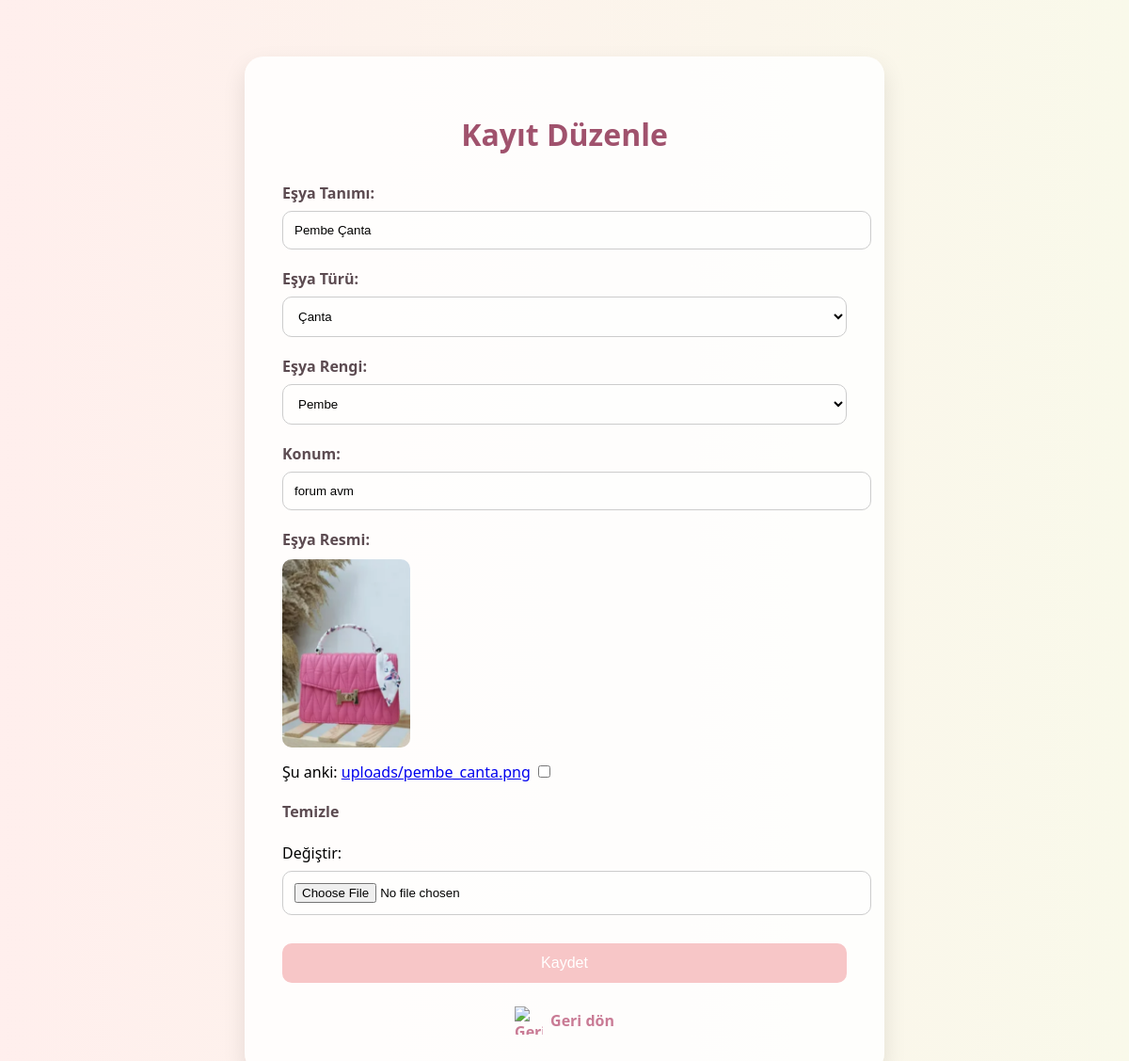
The page /kayit/1/duzenle/ (signed in) on the database its author committed.
### kayip_esya/models.py (models this page shows, shortened)
class Kayit(models.Model):
    TUR_SECIMLERI = [
        ('canta', 'Çanta'),
        ('telefon', 'Telefon'),
        ('cuzdan', 'Cüzdan'),
        ('anahtar', 'Anahtar'),
        ('gozluk', 'Gözlük'),
        ('diger', 'Diğer'),
    ]
    RENK_SECIMLERI = [
        ('siyah', 'Siyah'),
        ('beyaz', 'Beyaz'),
        ('mavi', 'Mavi'),
        ('kirmizi', 'Kırmızı'),
        ('yesil', 'Yeşil'),
        ('sari', 'Sarı'),
        ('mor', 'Mor'),
        ('pembe', 'Pembe'),
        ('gri', 'Gri'),
        ('diger', 'Diğer'),
    ]
    KAYIT_TURU_CHOICES = [
        ('kaybettim', 'Kaybettim'),
        ('buldum', 'Buldum'),
        ('bulundu', 'Bulundu'),
    ]
    user = models.ForeignKey(settings.AUTH_USER_MODEL, on_delete=models.CASCADE) # 🧍 kullanıcı alanı
    tanim = models.CharField(max_length=255, verbose_name="Eşya Tanımı")
    tur = models.CharField(max_length=50, choices=TUR_SECIMLERI, verbose_name="Eşya Türü", default='Seçiniz')
    renk = models.CharField(max_length=50, choices=RENK_SECIMLERI, verbose_name="Eşya Rengi", default='Seçiniz')
    konum = models.CharField(max_length=255, verbose_name="Konum")
    resim = models.ImageField(upload_to='uploads/', verbose_name="Eşya Resmi", blank=True, null=True)
    tarih = models.DateTimeField(auto_now_add=True, verbose_name="Kayıt Tarihi")
    kayit_turu = models.CharField(max_length=10, choices=KAYIT_TURU_CHOICES)  # buraya dikkat

### kayip_esya/views.py (the view)
# urls.py: path('kayit/<int:pk>/duzenle/', views.kayit_duzenle, name='kayit_duzenle'),
@login_required
def kayit_duzenle(request, pk):
    kayit = get_object_or_404(Kayit, pk=pk, user=request.user)
    if request.method == 'POST':
        post_data = request.POST.copy()
        if post_data.get("tur") == "Diğer" and post_data.get("diger_tur"):
            post_data["tur"] = post_data.get("diger_tur")
        if post_data.get("renk") == "Diğer" and post_data.get("diger_renk"):
            post_data["renk"] = post_data.get("diger_renk")
        form = KayitForm(request.POST, request.FILES, instance=kayit)
        if form.is_valid():
            form.save()
            return redirect('profilim')
    else:
        form = KayitForm(instance=kayit)
    return render(request, 'kayit_duzenle.html', {'form': form})

### kayip_esya/forms.py (shortened to what this page needs)
class KayitForm(forms.ModelForm):
    custom_tur = forms.CharField(required=False, widget=forms.HiddenInput())
    custom_renk = forms.CharField(required=False, widget=forms.HiddenInput())
    class Meta:
        model = Kayit
        fields = ['tanim', 'tur', 'renk', 'konum', 'resim']
        widgets = {
            'tanim': forms.TextInput(attrs={
                'placeholder': 'Örnek: Fermuarı bozuk siyah çanta',
                'class': 'form-input'
            }),
            'konum': forms.TextInput(attrs={
                'placeholder': 'Örnek: Trabzon Meydan Parkı',
                'class': 'form-input'
            }),
        }

### kayip_esya/templates/kayit_duzenle.html (shortened to what this page needs)
{% load static %}
<!DOCTYPE html>
<html lang="tr">
<head>
</head>
<body>
    <div class="container">
        <h1>Kayıt Düzenle</h1>
        <form method="POST" enctype="multipart/form-data">
            <label for="id_tanim">Eşya Tanımı:</label>
            {{ form.tanim }}
            <label for="id_tur">Eşya Türü:</label>
            {{ form.tur }}
            <label for="id_renk">Eşya Rengi:</label>
            {{ form.renk }}
            <label for="id_konum">Konum:</label>
            {{ form.konum }}
            <label>Eşya Resmi:</label>
            {% if form.resim.value %}
                <div style="margin: 10px 0;">
                    <img src="{{ form.resim.value.url }}" alt="Eşya resmi" style="max-width: 200px; max-height: 200px; border-radius: 10px;">
                </div>
            {% endif %}
            {{ form.resim }}
            <button type="submit">Kaydet</button>
        </form>
        <a href="{% url 'profilim' %}" class="back-link">
            <img src="{% static 'images/back-icon.png' %}" alt="Geri Dön">
            Geri dön
        </a>
    </div>
</body>
</html>

### kayip_esya/templates/kayit_duzenle.html (style rules this page uses)
body { font-family: 'Segoe UI', sans-serif; background: linear-gradient(to right, rgba(255,228,225,0.6), rgba(245,245,220,0.6)); margin: 0; padding: 0; display: flex; justify-content: center; align-items: flex-start; min-height: 100vh; }
.container { background-color: rgba(255, 255, 255, 0.85); margin-top: 60px; padding: 40px; border-radius: 20px; box-shadow: 0 10px 25px rgba(0, 0, 0, 0.1); width: 100%; max-width: 600px; }
h1 { text-align: center; color: #a0526d; margin-bottom: 30px; }
label { display: block; margin-top: 20px; color: #5c4b51; font-weight: bold; }
input[type="text"], input[type="file"], textarea, select { width: 100%; padding: 12px; margin-top: 8px; border: 1px solid #ccc; border-radius: 10px; background-color: rgba(255,255,255,0.6); transition: all 0.3s ease; }
button { margin-top: 30px; width: 100%; padding: 12px; background-color: #f7c6c7; color: #fff; border: none; border-radius: 10px; font-size: 16px; cursor: pointer; transition: background 0.3s ease; }
.back-link { display: flex; justify-content: center; align-items: center; margin-top: 25px; text-decoration: none; color: #c97b95; font-weight: bold; }
.back-link img { width: 30px; height: 30px; margin-right: 8px; }

### rows shown on the page
Kayit: tanim "Pembe Çanta", tur "Çanta", renk "Pembe", konum "forum avm"
